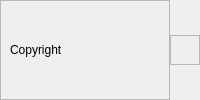
        <widget class="QWidget" name="footerContainer" native="true">
         <layout class="QHBoxLayout" name="horizontalLayout_11">
          <property name="spacing">
           <number>0</number>
          </property>
          <property name="leftMargin">
           <number>0</number>
          </property>
          <property name="topMargin">
           <number>0</number>
          </property>
          <property name="rightMargin">
           <number>0</number>
          </property>
          <property name="bottomMargin">
           <number>0</number>
          </property>
          <item>
           <widget class="QFrame" name="frame_10">
            <property name="frameShape">
             <enum>QFrame::StyledPanel</enum>
            </property>
            <property name="frameShadow">
             <enum>QFrame::Raised</enum>
            </property>
            <layout class="QHBoxLayout" name="horizontalLayout_12">
             <item>
              <widget class="QLabel" name="label_15">
               <property name="text">
                <string>Copyright</string>
               </property>
              </widget>
             </item>
            </layout>
           </widget>
          </item>
          <item>
           <widget class="QFrame" name="sizeGrip">
            <property name="minimumSize">
             <size>
              <width>30</width>
              <height>30</height>
             </size>
            </property>
            <property name="maximumSize">
             <size>
              <width>30</width>
              <height>30</height>
             </size>
            </property>
            <property name="frameShape">
             <enum>QFrame::StyledPanel</enum>
            </property>
            <property name="frameShadow">
             <enum>QFrame::Raised</enum>
            </property>
           </widget>
          </item>
         </layout>
        </widget>
